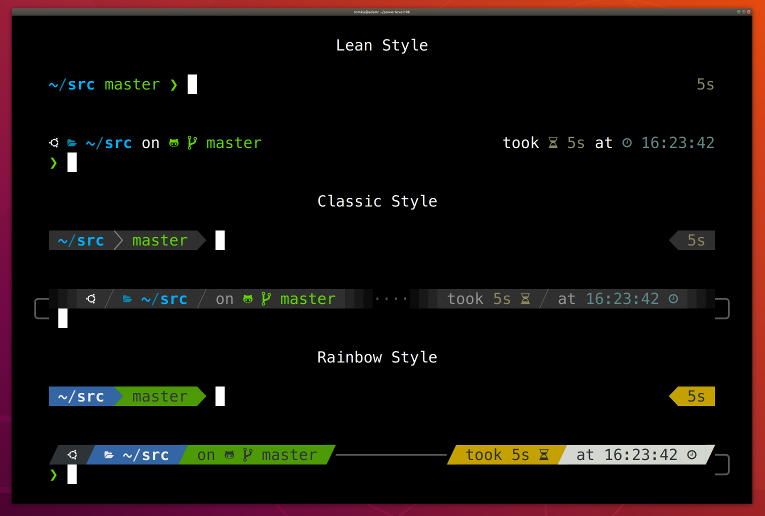
#> input picture powerlevel10k-stuff/powerlevel10k.png, 765 x 516 px
$ python downscale.py --src ../../powerlevel10k-stuff/powerlevel10k.png --max-height 100 --out out.png
#> lines starting #> are read from the running program, lines starting #| are printed output that depends on the picture
#!/usr/bin/env python3
"""Downscale a still image to a maximum height with PIL lanczos resampling.

Standalone CLI port of the retired workflow-runner ``image_downscale`` step
(branch eb198d5, ``steps.py``). The n8n starter pipeline's "Downscale (PIL)"
Execute Command node shells out to this.

Contract mirrors the retired step body exactly:
  - open the source, convert to RGB
  - if the source is already within max_height, copy through unchanged
    (NEVER upscale)
  - otherwise scale width by the same ratio and resize with LANCZOS
  - write to --out and print the output path to stdout (the node reads it)

Usage:
    downscale.py --src <path> --max-height <int> --out <path>

NOTE: requires Pillow AND python3 in whatever environment runs it. The
official n8n container image ships neither, so inside the container this node
is a documented stub until either (a) python3 + Pillow are layered in, or
(b) it is run on the host. See workflows/README.md.
"""
from __future__ import annotations

import argparse
from pathlib import Path

from PIL import Image

__all__ = ["downscale"]


def downscale(src: Path, max_height: int, out: Path) -> Path:
    """Downscale ``src`` to at most ``max_height`` px tall, writing to ``out``.

    Never upscales: a source already within ``max_height`` is copied through
    unchanged. Returns the ``out`` path on success.
    """
#> called with max_height = 100
    out.parent.mkdir(parents=True, exist_ok=True)
    with Image.open(src) as im:
#> im is the input picture: PIL image 765x516 RGBA; mean R, G, B, A 19.6, 13, 11, 255
        rgb = im.convert("RGB")
        if rgb.height <= max_height:
            rgb.save(out)  # already within bounds; never upscale
        else:
            width = round(rgb.width * (max_height / rgb.height))
#> width = 148
            rgb.resize((width, max_height), Image.Resampling.LANCZOS).save(out)
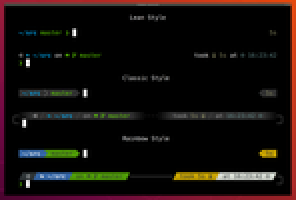
#> saved as out.png: PIL image 148x100 RGB (shown 2 times larger); mean R, G, B 20, 13.3, 11.3
    return out


def _parse_args() -> argparse.Namespace:
    parser = argparse.ArgumentParser(description="Downscale an image to a max height (PIL lanczos).")
    parser.add_argument("--src", required=True, type=Path, help="Source image path.")
    parser.add_argument("--max-height", required=True, type=int, help="Height cap in pixels.")
    parser.add_argument("--out", required=True, type=Path, help="Destination image path.")
    return parser.parse_args()


def main() -> None:
    args = _parse_args()
    if not args.src.exists():
        raise SystemExit(f"source image not found: {args.src}")
    result = downscale(args.src, args.max_height, args.out)
    print(result)  # stdout is the Execute Command node's return channel


if __name__ == "__main__":
    main()
